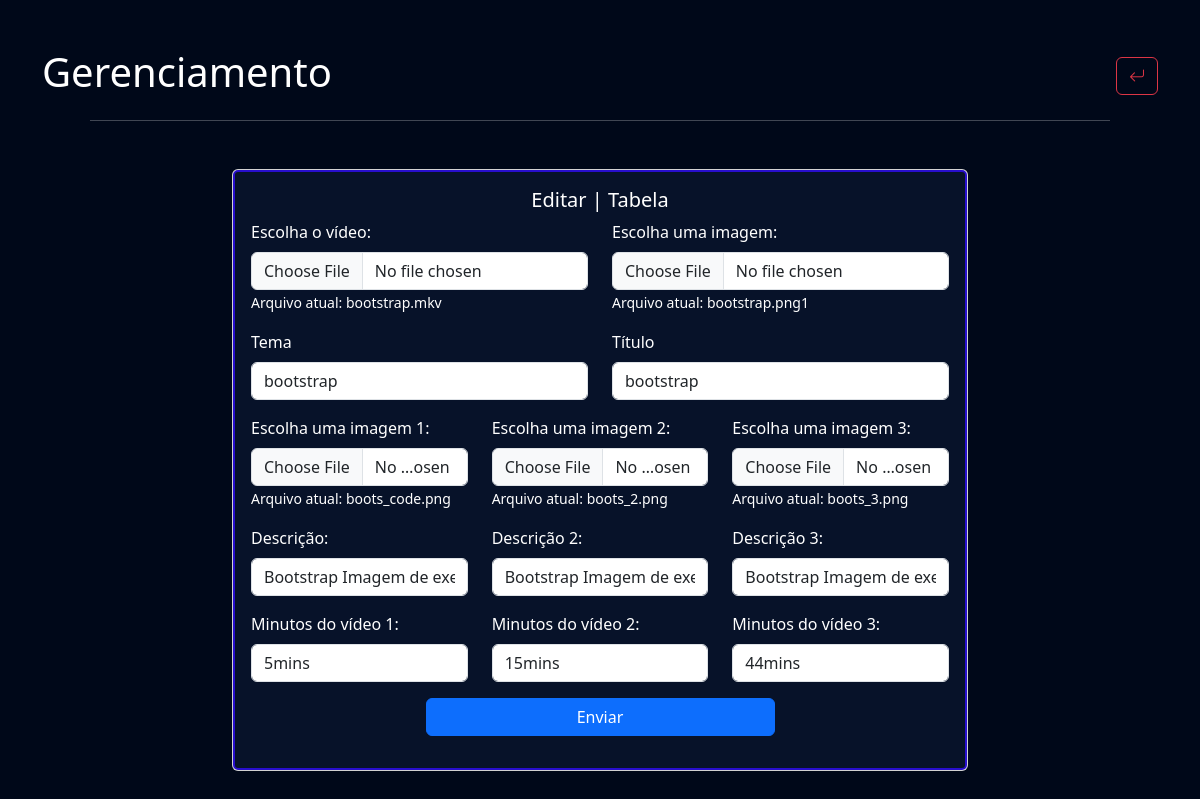
The app's page /projetos/editar.php?id=3 (signed in), older data.
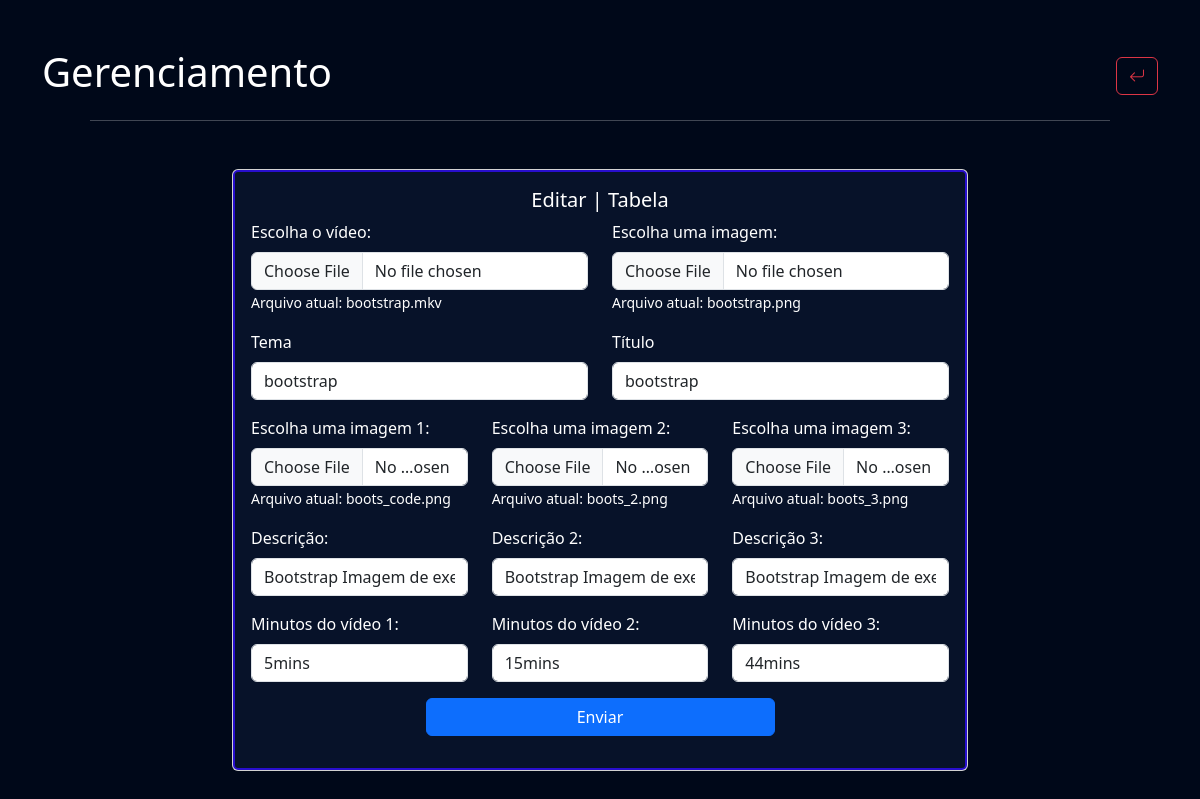
The same page, newer data.
### tables this page shows
CREATE TABLE videos (
    id INT PRIMARY KEY AUTO_INCREMENT,
    video VARCHAR(100) NOT NULL,
    imag VARCHAR(100) NOT NULL,
    tema VARCHAR(50) NOT NULL,
    title VARCHAR(50) NOT NULL,
    imag1 VARCHAR(100) NOT NULL,
    imag2 VARCHAR(100) NOT NULL,
    imag3 VARCHAR(100) NOT NULL,
    minut VARCHAR(20) NOT NULL,
    minut2 VARCHAR(20) NOT NULL,
    minut3 VARCHAR(20) NOT NULL,
    descr VARCHAR(100) NOT NULL,
    descr2 VARCHAR(100) NOT NULL,
    descr3 VARCHAR(100) NOT NULL
);

### projetos/editar.php (the view, shortened to what the changed rows need)
<?php
include('protect.php');
if(!empty($_GET['id']))
{
    $id=$_GET['id'];
    $sql ="SELECT * FROM videos WHERE id=$id";
    $resultado = $ligacao->query($sql);
    if($resultado -> num_rows > 0){
        while ($register= $resultado->fetch_assoc()) {
            $video=$register['video'];
            $imag=$register['imag'];
            $title=$register['title'];
            $tema=$register['tema'];
            $imag1=$register['imag1'];
            $imag2=$register['imag2'];
            $imag3=$register['imag3'];
            $minut3=$register['minut3'];
            $descr=$register['descr'];
            $descr2=$register['descr2'];
            $descr3=$register['descr3'];
            $minut2=$register['minut2'];
            $minut=$register['minut'];
        }
    } else {
        header('location:Gerenciamento.php');
    }
}
?>
<!DOCTYPE html>
<html lang="en">
<head>
    <link rel="stylesheet" href="https://cdn.jsdelivr.net/npm/bootstrap-icons@1.11.3/font/bootstrap-icons.min.css">
    <link href="https://cdn.jsdelivr.net/npm/bootstrap@5.3.3/dist/css/bootstrap.min.css" rel="stylesheet">
    <link rel="stylesheet" href="../estilos/editar.css">
</head>
<body>
    <header>
        <div class="container">
            <div class="row align-items-center mt-5 mb-3 ">
                <div class="col">
                    <h1>Gerenciamento</h1>
                </div>
            </div>
        </div>
    </header>
    <div class="container mt-5">
        <div class="row justify-content-center">
            <div class="col-md-8 mb-5">
                <div class="card">
                    <div class="card-body ">
                        <form action="seve_edit.php" method="post" enctype="multipart/form-data">
                            <div class="row mb-3">
                                <div class="col-md-6">
                                    <label for="video" class="form-label">Escolha o vídeo:</label>
                                    <input type="file" class="form-control" id="video" name="video">
                                    <?php if (!empty($video)): ?>
                                        <small>Arquivo atual: <?php echo basename($video); ?></small>
                                    <?php endif; ?>
                                </div>
                                <div class="col-md-6">
                                    <label for="imag" class="form-label">Escolha uma imagem:</label>
                                    <input type="file" class="form-control" id="imag" name="imag">
                                    <?php if (!empty($imag)): ?>
                                        <small>Arquivo atual: <?php echo basename($imag); ?></small>
                                    <?php endif; ?>
                                </div>
                            </div>
                            <div class="row mb-3">
                                <div class="col-md-6">
                                    <label for="tema" class="form-label">Tema</label>
                                    <input type="text" class="form-control" id="tema" name="tema" value="<?php echo $tema; ?>" required>
                                </div>
                                <div class="col-md-6">
                                    <label for="title" class="form-label">Título</label>
                                    <input type="text" class="form-control" id="title" name="title" value="<?php echo $title; ?>" required>
                                </div>
                            </div>
                            <div class="row mb-3">
                                <div class="col-md-4">
                                    <label for="imag1" class="form-label">Escolha uma imagem 1:</label>
                                    <input type="file" class="form-control" id="imag1" name="imag1">
                                    <?php if (!empty($imag1)): ?>
                                        <small>Arquivo atual: <?php echo basename($imag1); ?></small>
                                    <?php endif; ?>
                                </div>
                                <div class="col-md-4">
                                    <label for="imag2" class="form-label">Escolha uma imagem 2:</label>
                                    <input type="file" class="form-control" id="imag2" name="imag2">
                                    <?php if (!empty($imag2)): ?>
                                        <small>Arquivo atual: <?php echo basename($imag2); ?></small>
                                    <?php endif; ?>
                                </div>
                                <div class="col-md-4">
                                    <label for="imag3" class="form-label">Escolha uma imagem 3:</label>
                                    <input type="file" class="form-control" id="imag3" name="imag3">
                                    <?php if (!empty($imag3)): ?>
                                        <small>Arquivo atual: <?php echo basename($imag3); ?></small>
                                    <?php endif; ?>
                                </div>
                            </div>
                            <div class="row mb-3">
                                <div class="col-md-4">
                                    <label for="descr" class="form-label">Descrição:</label>
                                    <input type="text" class="form-control" id="descr" name="descr" value="<?php echo $descr; ?>" required>
                                </div>
                                <div class="col-md-4">
                                    <label for="descr2" class="form-label">Descrição 2:</label>
                                    <input type="text" class="form-control" id="descr2" name="descr2" value="<?php echo $descr2; ?>" required>
                                </div>
                                <div class="col-md-4">
                                    <label for="descr3" class="form-label">Descrição 3:</label>
                                    <input type="text" class="form-control" id="descr3" name="descr3" value="<?php echo $descr3; ?>" required>
                                </div>
                            </div>
                            <div class="row mb-3">
                                <div class="col-md-4">
                                    <label for="minut" class="form-label">Minutos do vídeo 1:</label>
                                    <input type="text" class="form-control" id="minut" name="minut" value="<?php echo $minut; ?>" required>
                                </div>
                                <div class="col-md-4">
                                    <label for="minut2" class="form-label">Minutos do vídeo 2:</label>
                                    <input type="text" class="form-control" id="minut2" name="minut2" value="<?php echo $minut2; ?>" required>
                                </div>
                                <div class="col-md-4">
                                    <label for="minut3" class="form-label">Minutos do vídeo 3:</label>
                                    <input type="text" class="form-control" id="minut3" name="minut3" value="<?php echo $minut3; ?>" required>
                                </div>
                            </div>
                        </form>
                    </div>
                </div>
            </div>
        </div>
    </div>
</body>
</html>

Row changes from the older to the newer data that the page shows:
changed videos "bootstrap.mkv": imag "bootstrap.png1" → "bootstrap.png"
